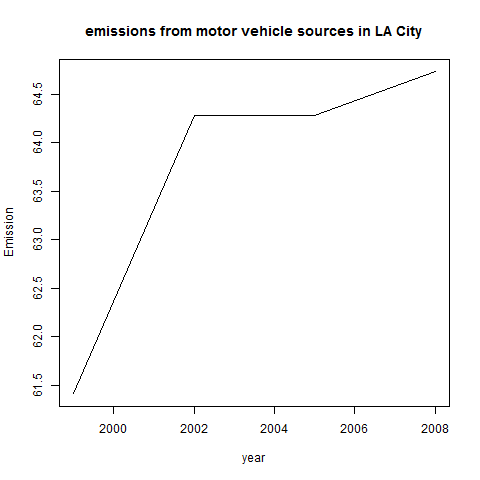

Generate this figure with R:
# question 6
plot6 <- function(nPM)
{
  y <- c(1999,2002,2005,2008)
  png(file="plot6.png")
  sources2 <- levels(SCC$Short.Name)
  index2 <- grep("Motor Vehicle",sources2)
  sources2 <- sources2[index2] # coal combustion-related sources
  code2 <- SCC$SCC[SCC$Short.Name %in% sources2]
  
  motorPM25 <- nPM[nPM$SCC %in% code2,]
  attach (motorPM25)
  #snPM <- tapply ( Emissions , list( year , type ) , sum)
  mPM <- tapply (Emissions , list(year) , sum)
  #colnames(cPM) <- c("year","type","Emissions")
  detach(motorPM25)
  plot(y,mPM,type="l",xlab="year",ylab="Emission",main="emissions from motor vehicle sources in LA City")
  dev.off()
}
